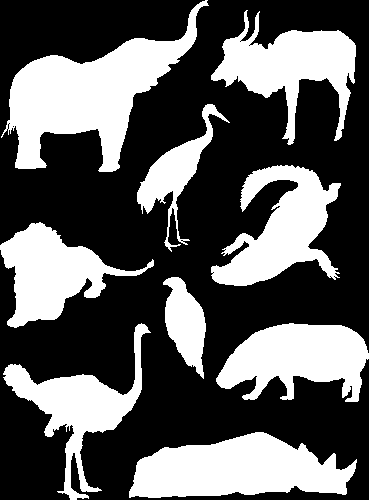
#> input picture practicasExtra/animales.png, 369 x 500 px
$ jupyter execute --allow-errors 3.ipynb
#> lines starting #> are read from the running program, lines starting #| are printed output that depends on the picture; after the words box and inside, x2 and y2 are one past the last pixel; in counts of white or black regions, pixels touching at a corner belong together
[cell 1]
import numpy as np
from PIL import Image
import cv2
from matplotlib import pyplot as plt

import cv2
import numpy as np

# Cargar imagen
figura = cv2.imread('animales.png', 0)
#> figura: shape (500, 369); 35.9% white; 9 white regions, largest, box (x1, y1, x2, y2) and area: (1, 0, 209, 172) 13146, (129, 432, 357, 498) 10201, (211, 165, 341, 286) 7951
plt.imshow(figura)
figura = cv2.copyMakeBorder(figura, 1, 1, 1, 1, cv2.BORDER_CONSTANT, value=0)
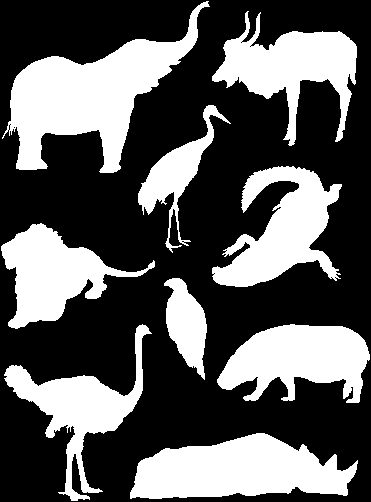
#> figura: shape (502, 371); 35.6% white; 9 white regions, largest, box (x1, y1, x2, y2) and area: (2, 1, 210, 173) 13146, (130, 433, 358, 499) 10201, (212, 166, 342, 287) 7951

M, N = figura.shape
#> M = 502; N = 371
lp = 0
lq = 0
lx = 0
etiq = 0

[cell 2]
T = np.zeros((0, 2), dtype=int)
for i in range(1, M-1):
    for j in range(1, N-1):
        if figura[i, j] == 255:
            lp = figura[i-1, j]
            lq = figura[i, j-1]
            if lp == 0 and lq == 0:
                etiq += 1
                lx = etiq
            elif lp != lq and lp != 0 and lq != 0:
                # Register equivalence
                T = np.concatenate((T, [[lq, lp]]))
                lx = lq
            elif lq != 0:
                lx = lq
            elif lp != 0:
                lx = lp
            figura[i, j] = lx
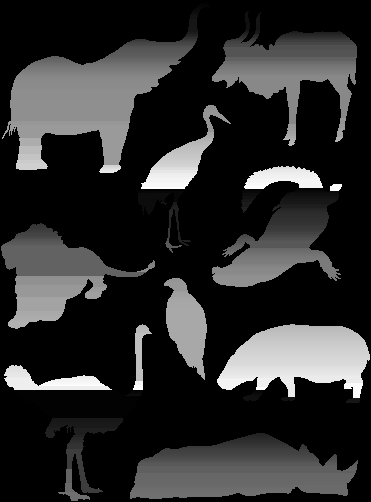
#> figura: shape (502, 371); min 0, max 255, mean 44.5
#> after the loop, etiq = 624

cual = cv2.cvtColor(cv2.applyColorMap((figura*10).astype(np.uint8), cv2.COLORMAP_JET), cv2.COLOR_BGR2RGB)
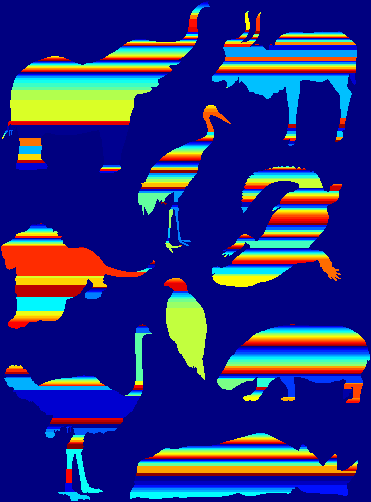
#> cual: shape (502, 371, 3); mean R, G, B 40.9, 46.7, 126.2
plt.imshow(cual)

[cell 3]
# Sacar B0
X1, Y1 = T.shape
B0 = np.zeros((etiq, etiq), dtype=int)
for i in range(X1):
    filaX = T[i, 0]
    columnaX = T[i, 1]
    B0[filaX-1, columnaX-1] = 1

# Sacar BT
BT = B0.T

# Sacar matriz identidad
MI = np.eye(etiq, dtype=int)
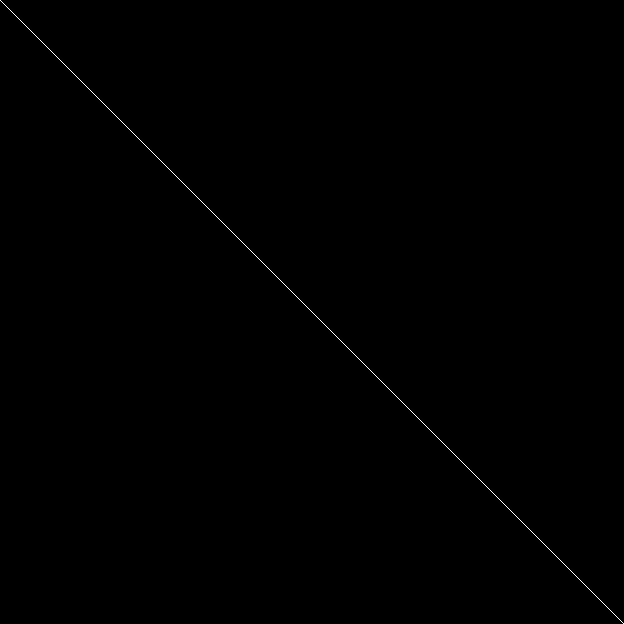
#> MI: shape (624, 624) int64; values 0 (black) and 1 (white), 0.16% white in thin lines or dots

# sacar B
B = np.concatenate((B0, BT, MI), axis=1)
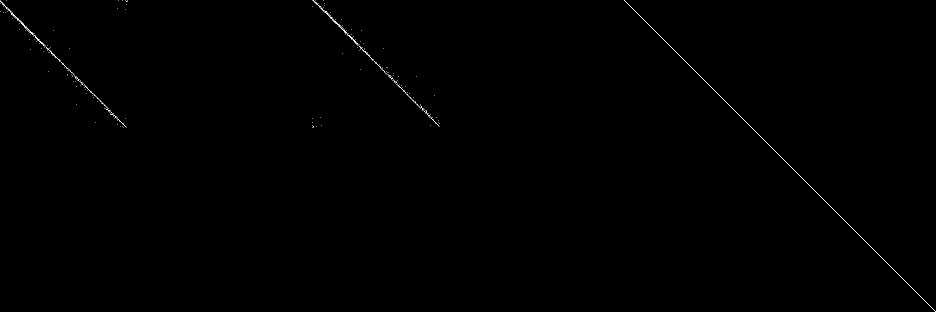
#> B: shape (624, 1872) int64 (shown at 1/2 size); values 0 (black) and 1 (white), 0.14% white in thin lines or dots

# Sacar B+
m, n = B.shape
#> m = 624; n = 1872
Bmas = np.zeros((m, n))

for i in range(m):
    for j in range(n):
        Bmas[i, j] = B[i, j]


#> (the rest of this cell did not finish here and is left out)

$ run again, with practicasExtra/avion.png copied over practicasExtra/animales.png
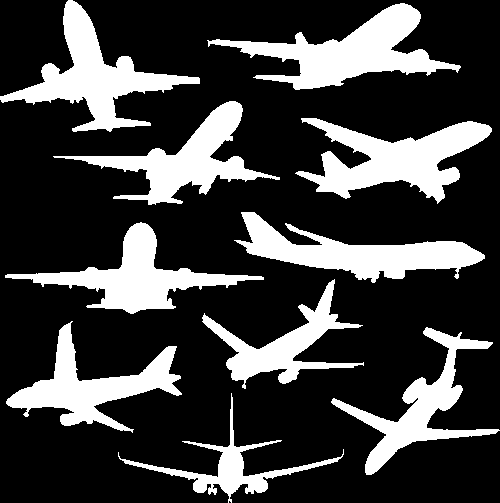
#> input picture practicasExtra/avion.png, 500 x 503 px
#> after the loop `for i in range(1, M-1):`:
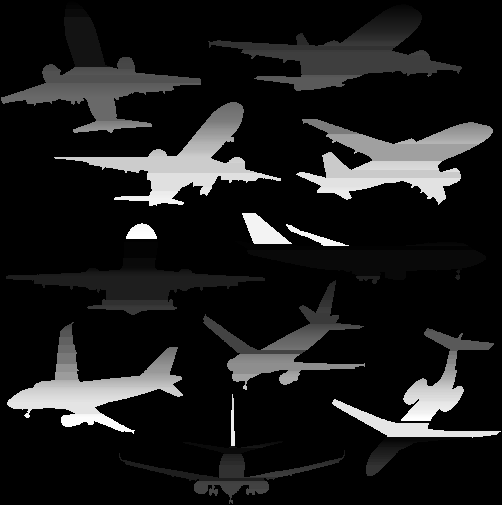
#> figura: shape (505, 502); min 0, max 255, mean 27.5
#> after the loop `for i in range(1, M-1):`: etiq = 584
#> MI: shape (584, 584) int64; values 0 (black) and 1 (white), 0.17% white in thin lines or dots
#> `B = np.concatenate((B0, BT, MI), axis=1)`:
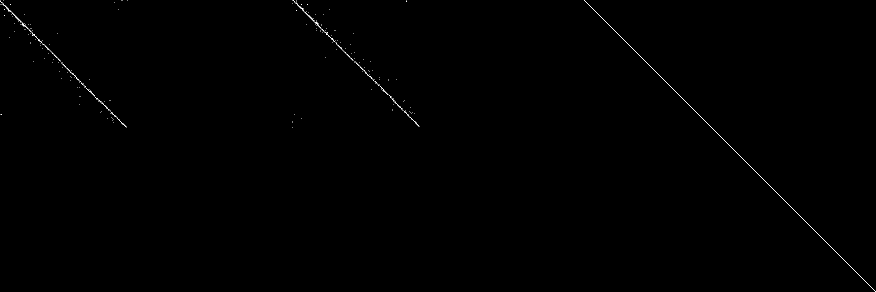
#> B: shape (584, 1752) int64 (shown at 1/2 size); values 0 (black) and 1 (white), 0.16% white in thin lines or dots

$ run again, with practicasExtra/frutas.png copied over practicasExtra/animales.png
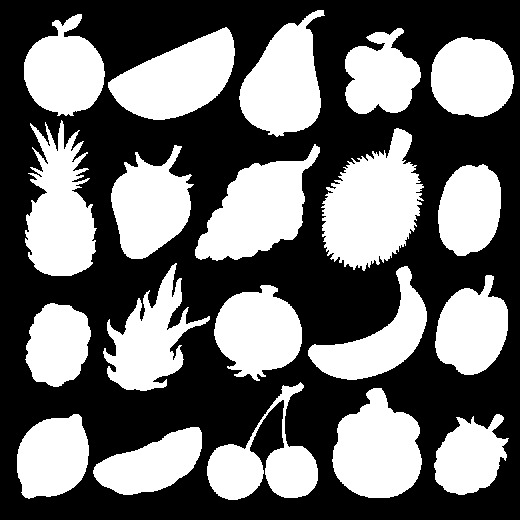
#> input picture practicasExtra/frutas.png, 520 x 520 px
#> after the loop `for i in range(1, M-1):`:
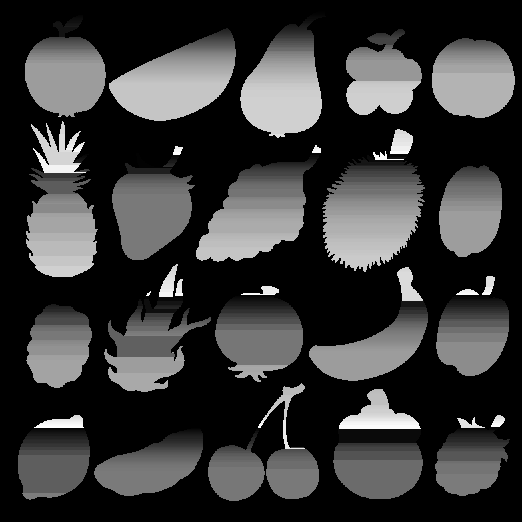
#> figura: shape (522, 522); min 0, max 255, mean 56.7
#> after the loop `for i in range(1, M-1):`: etiq = 892
#> MI: shape (892, 892) int64; values 0 (black) and 1 (white), 0.11% white in thin lines or dots
#> `B = np.concatenate((B0, BT, MI), axis=1)`:
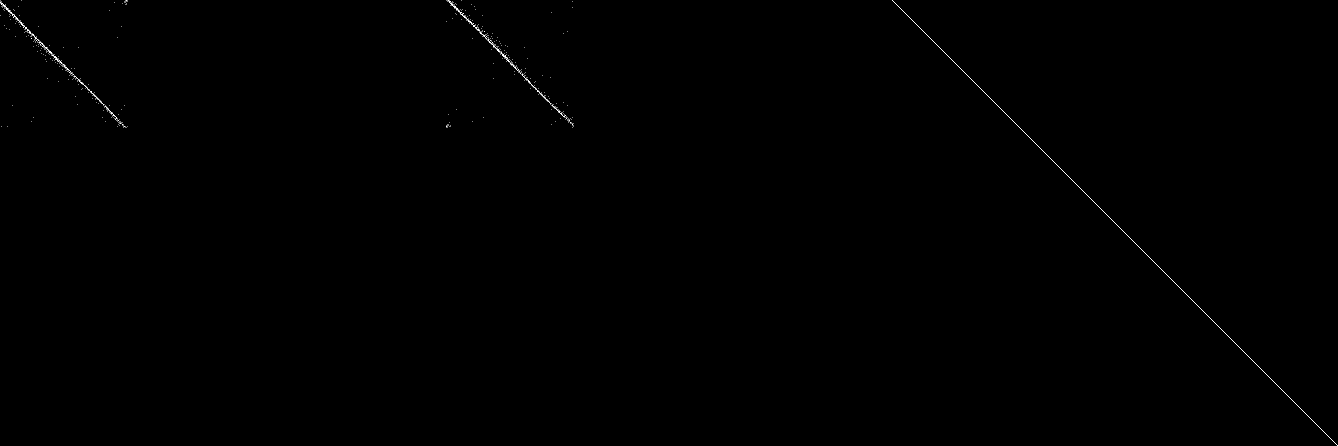
#> B: shape (892, 2676) int64 (shown at 1/2 size); values 0 (black) and 1 (white), 0.1% white in thin lines or dots
